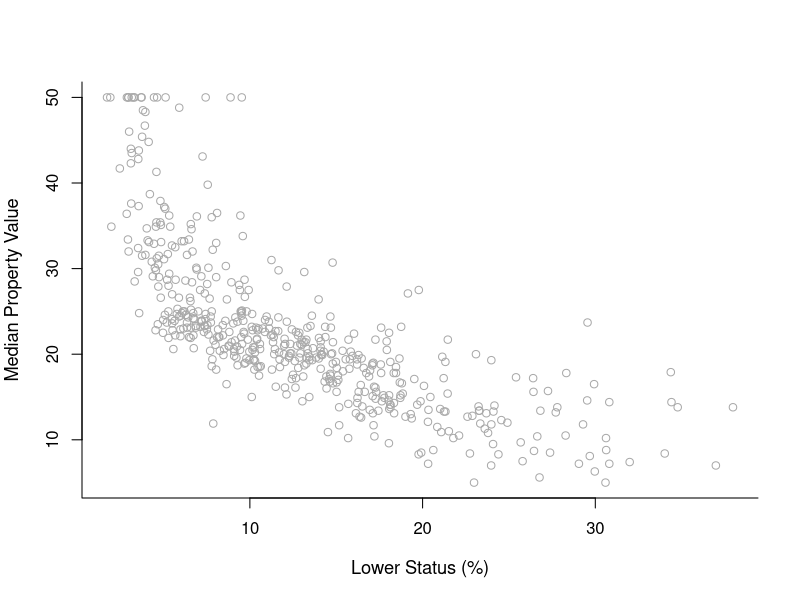
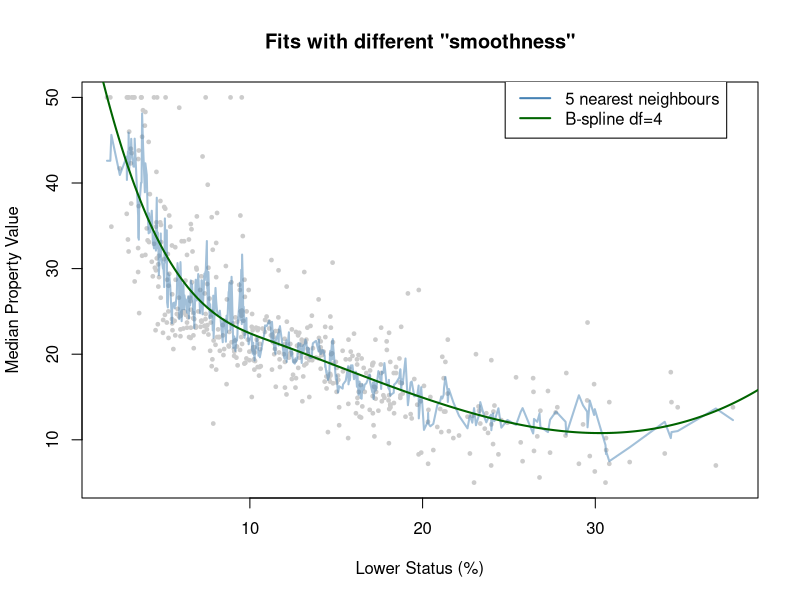
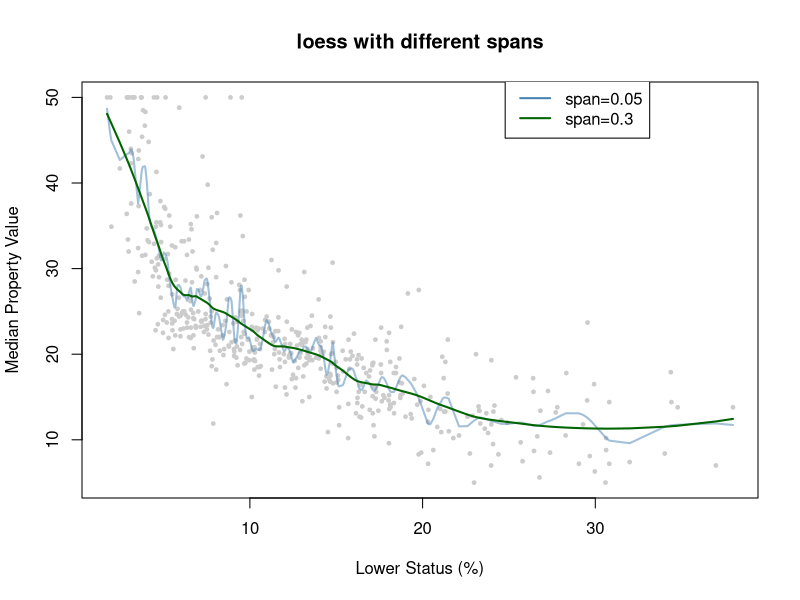
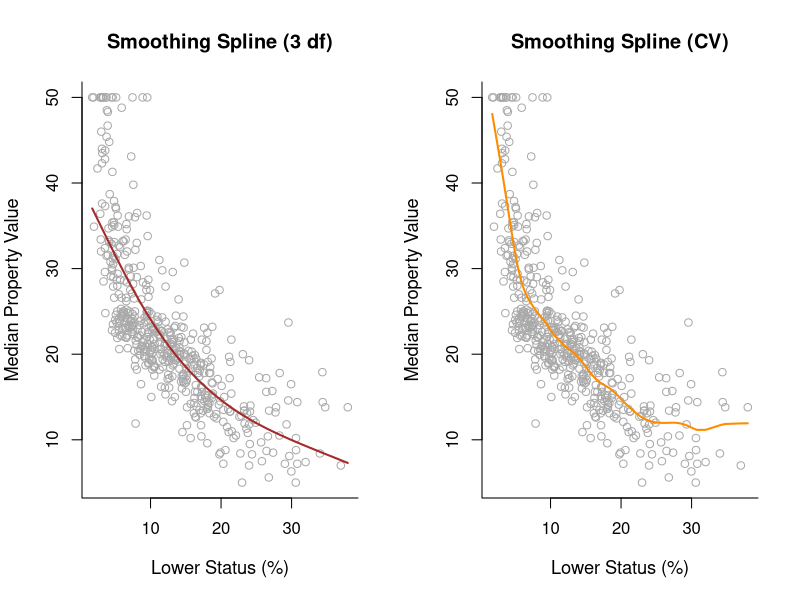

R code for these plots, in order:
## ---- chunk 1
knitr::opts_chunk$set(echo = TRUE, warning = FALSE)
knitr::opts_chunk$set(cache = TRUE)
knitr::opts_chunk$set(tidy.opts=list(width.cutoff=70),tidy=TRUE)
## ---- chunk 2
library(MASS)
y = Boston$medv
x = Boston$lstat
y.lab = 'Median Property Value'
x.lab = 'Lower Status (%)'
plot(x, y, cex.lab = 1.1, col="darkgrey", xlab = x.lab, ylab = y.lab,
     main = "", bty = 'l')
## ---- chunk 3
library(splines)
library(FNN)
xrange <- extendrange(x)
Xorder <- order(x)
xnew <- seq(min(xrange), max(xrange), length.out=500)

fit1 <- knn.reg(x, y=y, k=5)
fit2 <- lm(y ~ bs(x, degree= 3, df=4))
ypred2 <- predict(fit2,newdata=data.frame(x=xnew))

plot(x,y, 
     col="grey80", pch=19, cex=0.5,
     main = "Fits with different \"smoothness\"",
     xlab = x.lab, ylab = y.lab)
lines(x[Xorder], fit1$pred[Xorder], 
      col=adjustcolor("steelblue", 0.5),
      lwd=2)
lines(xnew, ypred2, col="darkgreen", lwd=2)

legend(max(xrange)-15, max(extendrange(y)),
       legend=c("5 nearest neighbours","B-spline df=4"),
       lty=c(1,1), lwd=2,
       col=c("steelblue", "darkgreen")
       )
## ---- chunk 4
fit1=loess (y~x,span =.05)
fit2=loess (y~x,span =.3)

plot(x,y, 
     col="grey80", pch=19, cex=0.5,
     main = "loess with different spans",
     xlab = x.lab, ylab = y.lab)
lines(x[Xorder], predict(fit1,x[Xorder]), 
      col=adjustcolor("steelblue", 0.5),
      lwd=2)
lines(x[Xorder], predict(fit2,x[Xorder]), col="darkgreen", lwd=2)

legend(max(xrange)-15, max(extendrange(y)),
       legend=c("span=0.05","span=0.3"),
       lty=c(1,1), lwd=2,
       col=c("steelblue", "darkgreen")
       )
## ---- chunk 5
library(splines)

smooth1 = smooth.spline(x, y, df = 3)
smooth2 = smooth.spline(x, y, cv = TRUE)

par(mfrow = c(1,2))
plot(x, y, cex.lab = 1.1, col="darkgrey", xlab = x.lab, ylab = y.lab, 
     main = "Smoothing Spline (3 df)", bty = 'l')
lines(smooth1, lwd = 2, col = "brown")

plot(x, y, cex.lab = 1.1, col="darkgrey", xlab = x.lab, ylab = y.lab, 
     main = "Smoothing Spline (CV)", bty = 'l')
lines(smooth2, lwd = 2, col = "darkorange")
